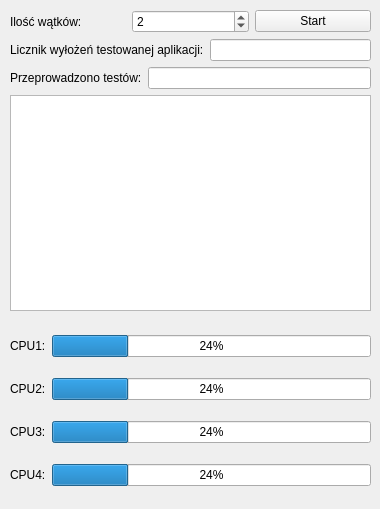
<?xml version="1.0" encoding="UTF-8"?>
<ui version="4.0">
 <class>MainWindow</class>
 <widget class="QMainWindow" name="MainWindow">
  <property name="geometry">
   <rect>
    <x>0</x>
    <y>0</y>
    <width>380</width>
    <height>509</height>
   </rect>
  </property>
  <property name="windowTitle">
   <string>Fuzzer</string>
  </property>
  <widget class="QWidget" name="centralwidget">
   <widget class="QWidget" name="layoutWidget">
    <property name="geometry">
     <rect>
      <x>10</x>
      <y>10</y>
      <width>361</width>
      <height>301</height>
     </rect>
    </property>
    <layout class="QVBoxLayout" name="verticalLayout_2">
     <item>
      <layout class="QVBoxLayout" name="verticalLayout">
       <item>
        <layout class="QHBoxLayout" name="horizontalLayout">
         <item>
          <widget class="QLabel" name="threadCountLabel">
           <property name="text">
            <string>Ilość wątków:</string>
           </property>
          </widget>
         </item>
         <item>
          <widget class="QSpinBox" name="threadCountSpin">
           <property name="value">
            <number>2</number>
           </property>
          </widget>
         </item>
         <item>
          <widget class="QPushButton" name="startButton">
           <property name="text">
            <string>Start</string>
           </property>
          </widget>
         </item>
        </layout>
       </item>
       <item>
        <layout class="QHBoxLayout" name="horizontalLayout_2">
         <item>
          <widget class="QLabel" name="crashCountLabel">
           <property name="text">
            <string>Licznik wyłożeń testowanej aplikacji:</string>
           </property>
          </widget>
         </item>
         <item>
          <widget class="QLineEdit" name="crashCountEdit"/>
         </item>
        </layout>
       </item>
       <item>
        <layout class="QHBoxLayout" name="horizontalLayout_3">
         <item>
          <widget class="QLabel" name="testCountLabel">
           <property name="text">
            <string>Przeprowadzono testów:</string>
           </property>
          </widget>
         </item>
         <item>
          <widget class="QLineEdit" name="testCountEdit"/>
         </item>
        </layout>
       </item>
      </layout>
     </item>
     <item>
      <widget class="QTextBrowser" name="log">
       <property name="readOnly">
        <bool>false</bool>
       </property>
      </widget>
     </item>
    </layout>
   </widget>
   <widget class="QWidget" name="layoutWidget">
    <property name="geometry">
     <rect>
      <x>10</x>
      <y>320</y>
      <width>361</width>
      <height>181</height>
     </rect>
    </property>
    <layout class="QVBoxLayout" name="verticalLayout_3">
     <item>
      <layout class="QHBoxLayout" name="horizontalLayout_4">
       <item>
        <widget class="QLabel" name="cpu1Label">
         <property name="text">
          <string>CPU1:</string>
         </property>
        </widget>
       </item>
       <item>
        <widget class="QProgressBar" name="cpu1ProgressBar">
         <property name="value">
          <number>24</number>
         </property>
        </widget>
       </item>
      </layout>
     </item>
     <item>
      <layout class="QHBoxLayout" name="horizontalLayout_5">
       <item>
        <widget class="QLabel" name="cpu2Label">
         <property name="text">
          <string>CPU2:</string>
         </property>
        </widget>
       </item>
       <item>
        <widget class="QProgressBar" name="cpu2ProgressBar">
         <property name="value">
          <number>24</number>
         </property>
        </widget>
       </item>
      </layout>
     </item>
     <item>
      <layout class="QHBoxLayout" name="horizontalLayout_6">
       <item>
        <widget class="QLabel" name="cpu3Label">
         <property name="text">
          <string>CPU3:</string>
         </property>
        </widget>
       </item>
       <item>
        <widget class="QProgressBar" name="cpu3ProgressBar">
         <property name="value">
          <number>24</number>
         </property>
        </widget>
       </item>
      </layout>
     </item>
     <item>
      <layout class="QHBoxLayout" name="horizontalLayout_7">
       <item>
        <widget class="QLabel" name="cpu4Label">
         <property name="text">
          <string>CPU4:</string>
         </property>
        </widget>
       </item>
       <item>
        <widget class="QProgressBar" name="cpu4ProgressBar">
         <property name="value">
          <number>24</number>
         </property>
        </widget>
       </item>
      </layout>
     </item>
    </layout>
   </widget>
  </widget>
 </widget>
 <resources/>
 <connections/>
</ui>
